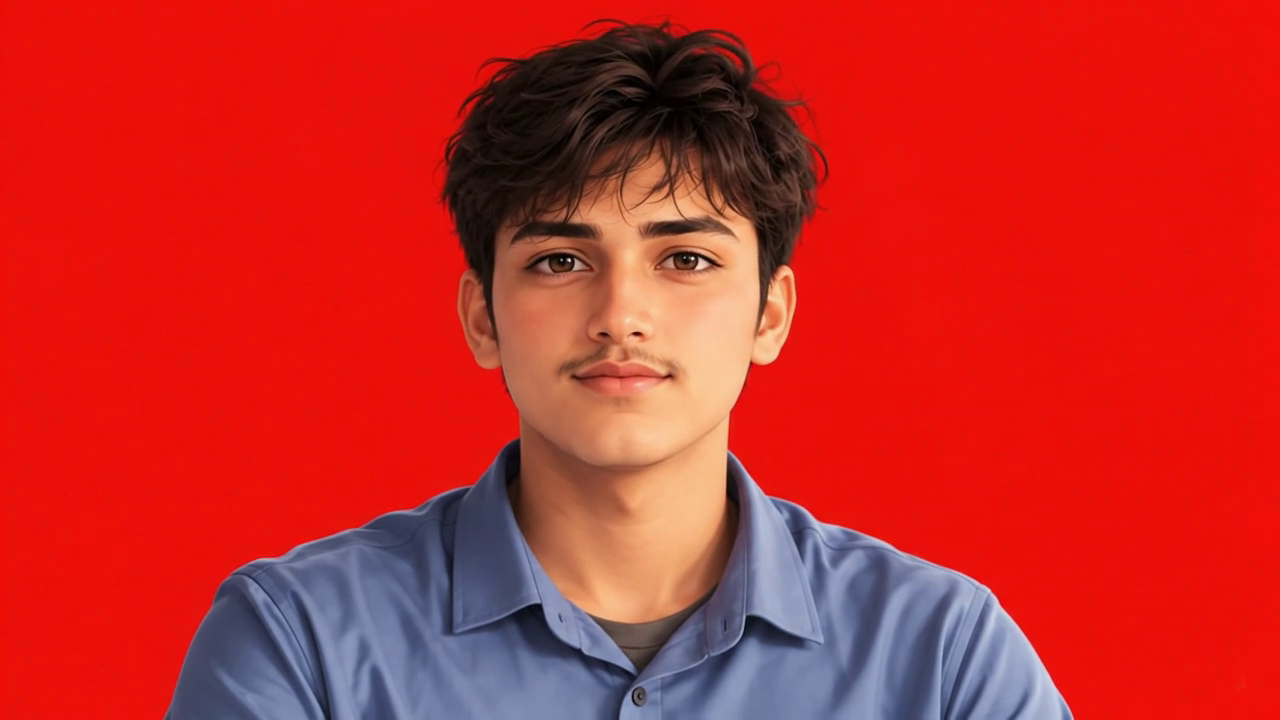
#> input picture frame 24 of public/character.mp4, 1280 x 720 px
$ python analyze.py
#> lines starting #> are read from the running program, lines starting #| are printed output that depends on the picture
import cv2
import os

os.makedirs('temp_inspect', exist_ok=True)
cap = cv2.VideoCapture('character.mp4')
frame_idx = 0

while True:
    ret, frame = cap.read()
#> frame is the input picture: shape (720, 1280, 3); mean B, G, R 39.9, 42.5, 197.9
    if not ret:
        break
    if frame_idx % 4 == 0 or frame_idx == 239:
        thumb = cv2.resize(frame, (320, 180))
        cv2.putText(thumb, f'F{frame_idx}', (10, 30), cv2.FONT_HERSHEY_SIMPLEX, 0.8, (255, 255, 255), 2)
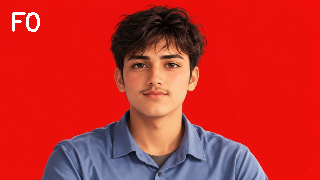
#> thumb: shape (180, 320, 3); mean B, G, R 41.1, 43.6, 198.1
        cv2.imwrite(os.path.join('temp_inspect', f'frame_{frame_idx:03d}.jpg'), thumb)
    frame_idx += 1

cap.release()
print('Extraction complete. Total frames inspected:', frame_idx)

$ run again, starting later in the video
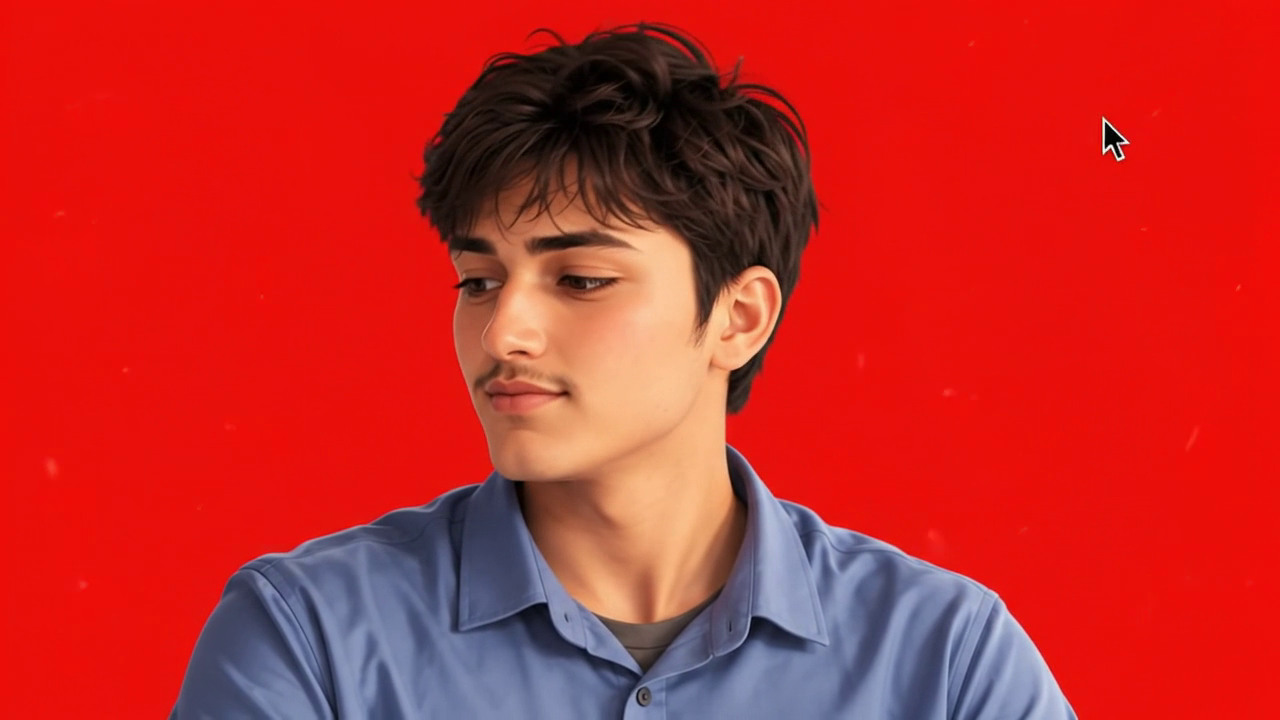
#> input picture frame 108 of public/character.mp4, 1280 x 720 px
#> frame is the input picture: shape (720, 1280, 3); mean B, G, R 40.5, 42.7, 196.1
#> `cv2.putText(thumb, f'F{frame_idx}', (10, 30), cv2.FONT_HERSHEY_SIMPLEX..`:
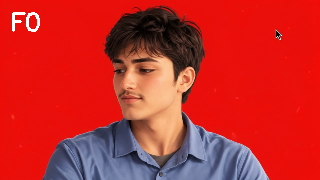
#> thumb: shape (180, 320, 3); mean B, G, R 41.6, 43.8, 196.3

$ run again, starting later in the video
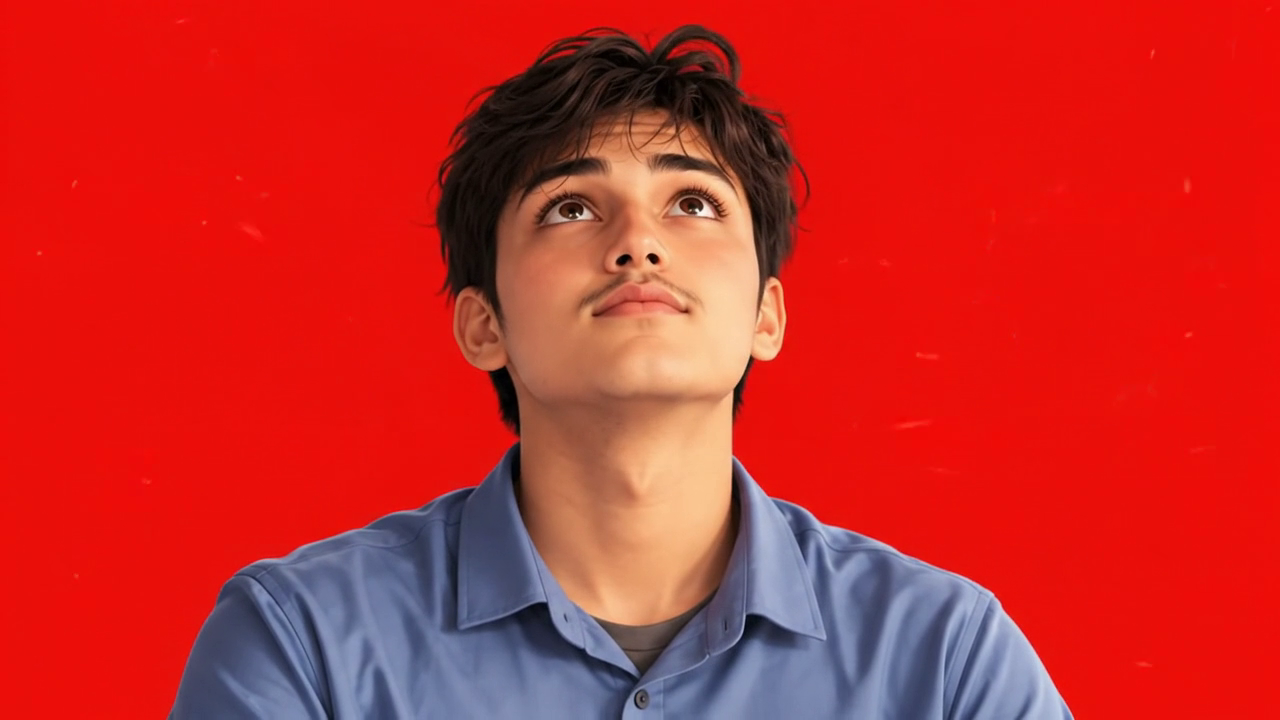
#> input picture frame 192 of public/character.mp4, 1280 x 720 px
#> frame is the input picture: shape (720, 1280, 3); mean B, G, R 40.5, 43.1, 200.2
#> `cv2.putText(thumb, f'F{frame_idx}', (10, 30), cv2.FONT_HERSHEY_SIMPLEX..`:
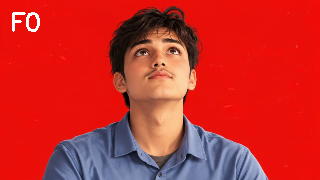
#> thumb: shape (180, 320, 3); mean B, G, R 41.7, 44.2, 200.4
